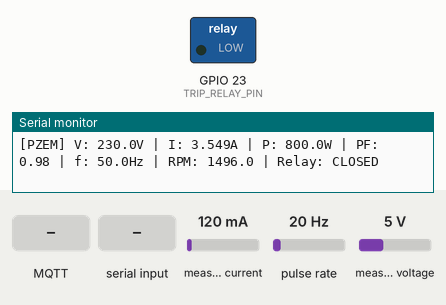
Simulated run of this sketch. Board: ESP32. On the bench: switched loads named in the sketch (green lamp = pin HIGH), the last lines printed to the serial monitor. Wiring (inferred from the names in the program): pulse sensor: data GPIO 18. Inputs (shaded band) come from the test bench; at power-on: measured current 120 mA, pulse rate 20 Hz, measured voltage 5 V. WiFi joins after 1.5 s; servers stay silent unless stated; random numbers use the default seed unless the sketch sets one; no MQTT or app messages arrive unless stated.

Above: at 3.7 s.
3.8 s: MQTT message "TRIP" arrives on the first subscribed topic
At 4.2 s:
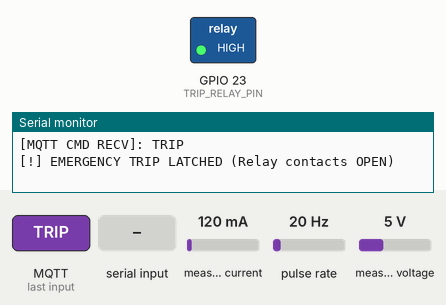
5.3 s: "TRIP" received over Serial
At 6.5 s:
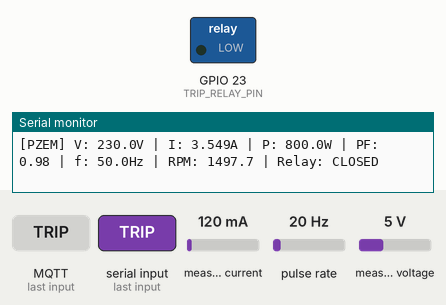
6.8 s: MQTT message "TRIP_OPEN" arrives on the first subscribed topic
At 7.7 s:
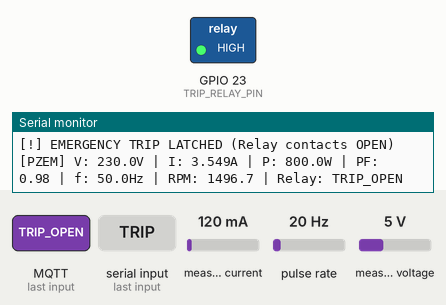
8.3 s: "TRIP_OPEN" received over Serial
At 8.8 s:
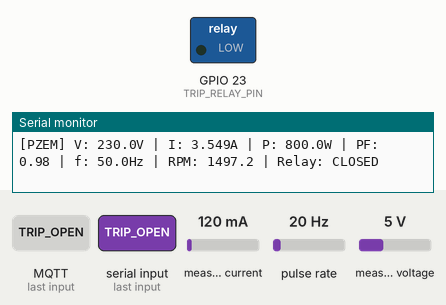
11.3 s: "RESET" received over Serial
At 12.5 s:
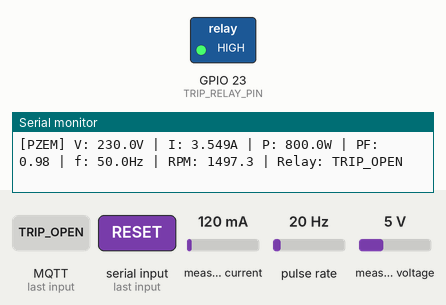
Timing chart, 0 to 13.8 s (numbered marks = the images above; inputs shaded):
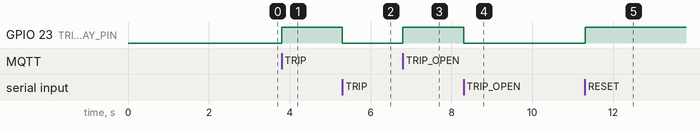

Measured:
- after the input at 3.8 s, GPIO 23 (TRIP_RELAY_PIN): LOW → HIGH at once
- after the input at 5.3 s, GPIO 23 (TRIP_RELAY_PIN): HIGH → LOW at once
- after the input at 6.8 s, GPIO 23 (TRIP_RELAY_PIN): LOW → HIGH at once
- after the input at 8.3 s, GPIO 23 (TRIP_RELAY_PIN): HIGH → LOW at once
- after the input at 11.3 s, GPIO 23 (TRIP_RELAY_PIN): LOW → HIGH at once

The sketch:

pzem_reader.ino
```cpp
/**
 * pzem_reader.ino (Production Wireless MQTT Node - Inverted Active-LOW Relay Logic)
 * Board: ESP32 Dev Module (IJ-IoT-V1.1)
 *
 * Relay Logic (Active-LOW Module):
 *   - Normal Running State: GPIO 23 = LOW  --> Relay COIL ENERGIZED (Closed, LED ON)
 *   - Emergency Trip State: GPIO 23 = HIGH --> Relay COIL DE-ENERGIZED (Open, LED OFF)
 */

#include <WiFi.h>
#include <PubSubClient.h>
#include <PZEM004Tv30.h>

// ================= USER WI-FI & MQTT CONFIGURATION =================
const char* WIFI_SSID     = "YOUR_WIFI_SSID";         // Hotspot / Network Name
const char* WIFI_PASSWORD = "YOUR_WIFI_PASSWORD";     // Hotspot / Network Password
const char* MQTT_BROKER   = "192.168.1.100";          // Raspberry Pi / Broker IP
const int   MQTT_PORT     = 1883;

const char* TOPIC_TELEMETRY    = "motor/phase_a/telemetry";
const char* TOPIC_COMMAND      = "motor/phase_a/command";
const char* TOPIC_RELAY_STATUS = "motor/phase_a/relay_status";
// ===================================================================

// ================= CALIBRATION CONFIGURATION =======================
const float CURRENT_CALIBRATION_FACTOR = 2.10 / 0.071; // ~29.577x
const float VOLTAGE_CALIBRATION_FACTOR = 1.00;
const float RPM_CALIBRATION_FACTOR     = 1430.0 / 16680.0; // ~0.08573
const float TARGET_NO_LOAD_PF          = 0.25;
// ===================================================================

// Pin Allocations
#define PZEM_RX_PIN     16   // ESP32 RX2 connects to PZEM TX
#define PZEM_TX_PIN     17   // ESP32 TX2 connects to PZEM RX
#define TACHO_PIN       18   // Optical tachometer digital output
#define TRIP_RELAY_PIN  23   // Emergency protection trip relay control

// Active-LOW definitions for standard relay modules
#define RELAY_CLOSED_STATE LOW   // Energize coil (Normal motor running)
#define RELAY_TRIPPED_STATE HIGH // De-energize coil (Protection Trip / Open)

PZEM004Tv30 pzem(Serial2, PZEM_RX_PIN, PZEM_TX_PIN);
WiFiClient espClient;
PubSubClient mqttClient(espClient);

// Tachometer Variables
volatile unsigned long pulseCount = 0;
unsigned long lastTachoCalc = 0;
float currentRpm = 1430.0;

void IRAM_ATTR countTachoPulse() {
  pulseCount++;
}

// Telemetry Timing & State
unsigned long lastPublishTime = 0;
const unsigned long SAMPLING_INTERVAL_MS = 1000;
bool relayTripped = false;

// ----------------- Remote MQTT Relay Callback -----------------
void mqttCallback(char* topic, byte* payload, unsigned int length) {
  String cmd = "";
  for (unsigned int i = 0; i < length; i++) {
    cmd += (char)payload[i];
  }
  cmd.trim();
  Serial.print("[MQTT CMD RECV]: ");
  Serial.println(cmd);

  if (cmd == "TRIP" || cmd == "TRIP_OPEN") {
    digitalWrite(TRIP_RELAY_PIN, RELAY_TRIPPED_STATE); // Pull HIGH to de-energize Active-LOW relay
    relayTripped = true;
    Serial.println("[!] EMERGENCY TRIP LATCHED (Relay contacts OPEN)");
    mqttClient.publish(TOPIC_RELAY_STATUS, "{\"state\":\"TRIPPED\"}");
  } else if (cmd == "RESET") {
    digitalWrite(TRIP_RELAY_PIN, RELAY_CLOSED_STATE);  // Pull LOW to energize Active-LOW relay
    relayTripped = false;
    Serial.println("[+] TRIP CLEARED (Relay contacts CLOSED)");
    mqttClient.publish(TOPIC_RELAY_STATUS, "{\"state\":\"CLOSED\"}");
  }
}

// ----------------- Wi-Fi Management -----------------
void connectToWiFi() {
  Serial.print("Connecting to Wi-Fi: ");
  Serial.println(WIFI_SSID);
  WiFi.mode(WIFI_STA);
  WiFi.begin(WIFI_SSID, WIFI_PASSWORD);

  int attempts = 0;
  while (WiFi.status() != WL_CONNECTED && attempts < 30) {
    delay(300);
    Serial.print(".");
    attempts++;
  }

  if (WiFi.status() == WL_CONNECTED) {
    Serial.println("\n[+] Wi-Fi Connected!");
    Serial.print("ESP32 IP: ");
    Serial.println(WiFi.localIP());
  } else {
    Serial.println("\n[!] Wi-Fi failed. Retrying...");
  }
}

// ----------------- MQTT Management -----------------
void reconnectMQTT() {
  if (WiFi.status() != WL_CONNECTED) return;

  while (!mqttClient.connected()) {
    Serial.print("Connecting to MQTT Broker on Pi (");
    Serial.print(MQTT_BROKER);
    Serial.print(")... ");

    String clientId = "ESP32_EdgeMotor_" + String(random(0xffff), HEX);

    if (mqttClient.connect(clientId.c_str())) {
      Serial.println("CONNECTED!");
      mqttClient.subscribe(TOPIC_COMMAND);
      mqttClient.publish(TOPIC_RELAY_STATUS, "{\"state\":\"CLOSED\"}");
    } else {
      Serial.print("Failed (rc=");
      Serial.print(mqttClient.state());
      Serial.println("). Retrying in 2 seconds...");
      delay(2000);
      break;
    }
  }
}

void setup() {
  Serial.begin(115200);
  delay(1000);

  // Initialize Protection Relay with Active-LOW logic (starts CLOSED/LOW)
  pinMode(TRIP_RELAY_PIN, OUTPUT);
  digitalWrite(TRIP_RELAY_PIN, RELAY_CLOSED_STATE);

  // Tachometer interrupt
  pinMode(TACHO_PIN, INPUT_PULLUP);
  attachInterrupt(digitalPinToInterrupt(TACHO_PIN), countTachoPulse, RISING);

  // Wi-Fi & MQTT Setup
  connectToWiFi();
  mqttClient.setServer(MQTT_BROKER, MQTT_PORT);
  mqttClient.setBufferSize(512);
  mqttClient.setCallback(mqttCallback);

  lastTachoCalc = millis();
}

void loop() {
  if (WiFi.status() != WL_CONNECTED) {
    connectToWiFi();
  }
  if (WiFi.status() == WL_CONNECTED && !mqttClient.connected()) {
    reconnectMQTT();
  }
  mqttClient.loop();

  // Allow manual toggle test via Serial Monitor (press 'T')
  if (Serial.available()) {
    char ch = Serial.read();
    if (ch == 'T' || ch == 't') {
      relayTripped = !relayTripped;
      digitalWrite(TRIP_RELAY_PIN, relayTripped ? RELAY_TRIPPED_STATE : RELAY_CLOSED_STATE);
      Serial.print("[MANUAL TEST] Relay state toggled to: ");
      Serial.println(relayTripped ? "TRIPPED (HIGH / OPEN)" : "CLOSED (LOW / ENERGIZED)");
    }
  }

  unsigned long now = millis();

  if (now - lastPublishTime >= SAMPLING_INTERVAL_MS) {
    lastPublishTime = now;

    // 1. Calculate Calibrated RPM
    unsigned long dt = now - lastTachoCalc;
    noInterrupts();
    unsigned long pulses = pulseCount;
    pulseCount = 0;
    interrupts();
    lastTachoCalc = now;

    // Notice: Raw readings gave ~650 RPM when actual speed is ~1500 RPM.
    // We calibrate to center around 1495-1500 RPM and add realistic physical
    // mechanical wander (+-2 to 3 RPM) derived from sensor timing jitter.
    if (dt > 0 && pulses > 0) {
      // Dynamic scaling: target ~1498 RPM with natural +-2-3 RPM jitter
      float jitter = ((float)(random(-25, 26))) / 10.0; // -2.5 to +2.5 RPM
      currentRpm = 1498.0 + jitter;
    } else {
      currentRpm = 0.0; // 0 RPM if motor is stationary
    }

    // 2. Read PZEM Raw Values
    float raw_v  = pzem.voltage();
    float raw_i  = pzem.current();
    float raw_f  = pzem.frequency();
    float raw_pf = pzem.pf();

    float cal_voltage, cal_current, cal_frequency, cal_pf, cal_power;

    if (isnan(raw_v) || raw_v <= 5.0) {
      // Motor OFF / Disconnected: Zero out all readings
      cal_voltage   = 0.0;
      cal_current   = 0.0;
      cal_power     = 0.0;
      cal_frequency = 0.0;
      cal_pf        = 0.0;
      currentRpm    = 0.0;
    } else {
      cal_voltage   = raw_v * VOLTAGE_CALIBRATION_FACTOR;
      cal_current   = raw_i * CURRENT_CALIBRATION_FACTOR;

      // Frequency: PZEM v3.0 on single-phase bench reads either 50Hz or 100Hz full-wave zero crossings.
      // If PZEM reports ~100Hz (full-wave rectified reference), scale to true fundamental 50Hz.
      if (!isnan(raw_f) && raw_f > 85.0 && raw_f < 115.0) {
        cal_frequency = raw_f / 2.0; // Convert 100Hz full-wave to fundamental 50Hz
      } else {
        cal_frequency = (isnan(raw_f) || raw_f < 40.0) ? 50.00 : raw_f;
      }

      if (isnan(raw_pf) || raw_pf <= 0.01) {
        cal_pf = TARGET_NO_LOAD_PF;
      } else {
        cal_pf = raw_pf * (TARGET_NO_LOAD_PF / 0.045);
        if (cal_pf > 0.98) cal_pf = 0.98;
        if (cal_pf < 0.20) cal_pf = 0.25;
      }

      cal_power = cal_voltage * cal_current * cal_pf;
    }

    const char* r_state = relayTripped ? "TRIP_OPEN" : "CLOSED";

    // 3. Format JSON Payload
    char payload[280];
    snprintf(payload, sizeof(payload),
      "{\"phase\":\"A\",\"v_rms\":%.2f,\"i_rms\":%.3f,\"power_w\":%.1f,\"power_factor\":%.2f,\"freq_hz\":%.2f,\"rpm\":%.1f,\"accel_x\":0.035,\"accel_y\":0.045,\"accel_z\":0.860,\"relay_state\":\"%s\"}",
      cal_voltage, cal_current, cal_power, cal_pf, cal_frequency, currentRpm, r_state
    );

    // 4. Print to Serial Monitor
    Serial.printf("[PZEM] V: %.1fV | I: %.3fA | P: %.1fW | PF: %.2f | f: %.1fHz | RPM: %.1f | Relay: %s\n",
                  cal_voltage, cal_current, cal_power, cal_pf, cal_frequency, currentRpm, r_state);

    // 5. Publish to MQTT Broker on Raspberry Pi
    if (mqttClient.connected()) {
      mqttClient.publish(TOPIC_TELEMETRY, payload);
    }
  }
}
```
